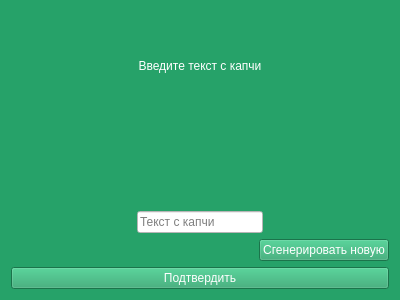
<?xml version="1.0" encoding="UTF-8"?>
<ui version="4.0">
 <class>Form</class>
 <widget class="QWidget" name="Form">
  <property name="enabled">
   <bool>true</bool>
  </property>
  <property name="geometry">
   <rect>
    <x>0</x>
    <y>0</y>
    <width>400</width>
    <height>300</height>
   </rect>
  </property>
  <property name="minimumSize">
   <size>
    <width>400</width>
    <height>300</height>
   </size>
  </property>
  <property name="maximumSize">
   <size>
    <width>400</width>
    <height>300</height>
   </size>
  </property>
  <property name="windowTitle">
   <string>Ввод капчи</string>
  </property>
  <property name="styleSheet">
   <string notr="true">color: rgb(255, 255, 255);
background-color: rgb(38, 162, 105);</string>
  </property>
  <layout class="QVBoxLayout" name="verticalLayout_2">
   <item>
    <layout class="QVBoxLayout" name="verticalLayout">
     <item>
      <widget class="QLabel" name="label">
       <property name="text">
        <string>Введите текст с капчи</string>
       </property>
       <property name="alignment">
        <set>Qt::AlignCenter</set>
       </property>
      </widget>
     </item>
     <item>
      <widget class="QLabel" name="capcha_label">
       <property name="enabled">
        <bool>true</bool>
       </property>
       <property name="minimumSize">
        <size>
         <width>380</width>
         <height>59</height>
        </size>
       </property>
       <property name="maximumSize">
        <size>
         <width>380</width>
         <height>59</height>
        </size>
       </property>
       <property name="baseSize">
        <size>
         <width>500</width>
         <height>500</height>
        </size>
       </property>
       <property name="styleSheet">
        <string notr="true"/>
       </property>
       <property name="text">
        <string/>
       </property>
      </widget>
     </item>
     <item>
      <spacer name="verticalSpacer">
       <property name="orientation">
        <enum>Qt::Vertical</enum>
       </property>
       <property name="sizeType">
        <enum>QSizePolicy::Maximum</enum>
       </property>
       <property name="sizeHint" stdset="0">
        <size>
         <width>20</width>
         <height>20</height>
        </size>
       </property>
      </spacer>
     </item>
     <item>
      <layout class="QHBoxLayout" name="horizontalLayout_2">
       <item>
        <spacer name="horizontalSpacer_2">
         <property name="orientation">
          <enum>Qt::Horizontal</enum>
         </property>
         <property name="sizeHint" stdset="0">
          <size>
           <width>40</width>
           <height>20</height>
          </size>
         </property>
        </spacer>
       </item>
       <item>
        <widget class="QLineEdit" name="capcha_edit">
         <property name="styleSheet">
          <string notr="true">background-color: rgb(255, 255, 255);
color: rgb(0, 0, 0);</string>
         </property>
         <property name="maxLength">
          <number>10</number>
         </property>
         <property name="placeholderText">
          <string>Текст с капчи</string>
         </property>
        </widget>
       </item>
       <item>
        <spacer name="horizontalSpacer_3">
         <property name="orientation">
          <enum>Qt::Horizontal</enum>
         </property>
         <property name="sizeHint" stdset="0">
          <size>
           <width>40</width>
           <height>20</height>
          </size>
         </property>
        </spacer>
       </item>
      </layout>
     </item>
     <item>
      <layout class="QHBoxLayout" name="horizontalLayout">
       <item>
        <spacer name="horizontalSpacer">
         <property name="orientation">
          <enum>Qt::Horizontal</enum>
         </property>
         <property name="sizeHint" stdset="0">
          <size>
           <width>40</width>
           <height>20</height>
          </size>
         </property>
        </spacer>
       </item>
       <item>
        <widget class="QPushButton" name="generate_new_btn">
         <property name="text">
          <string>Сгенерировать новую</string>
         </property>
        </widget>
       </item>
      </layout>
     </item>
    </layout>
   </item>
   <item>
    <widget class="QPushButton" name="confirm_button">
     <property name="text">
      <string>Подтвердить</string>
     </property>
    </widget>
   </item>
  </layout>
 </widget>
 <resources/>
 <connections/>
</ui>
